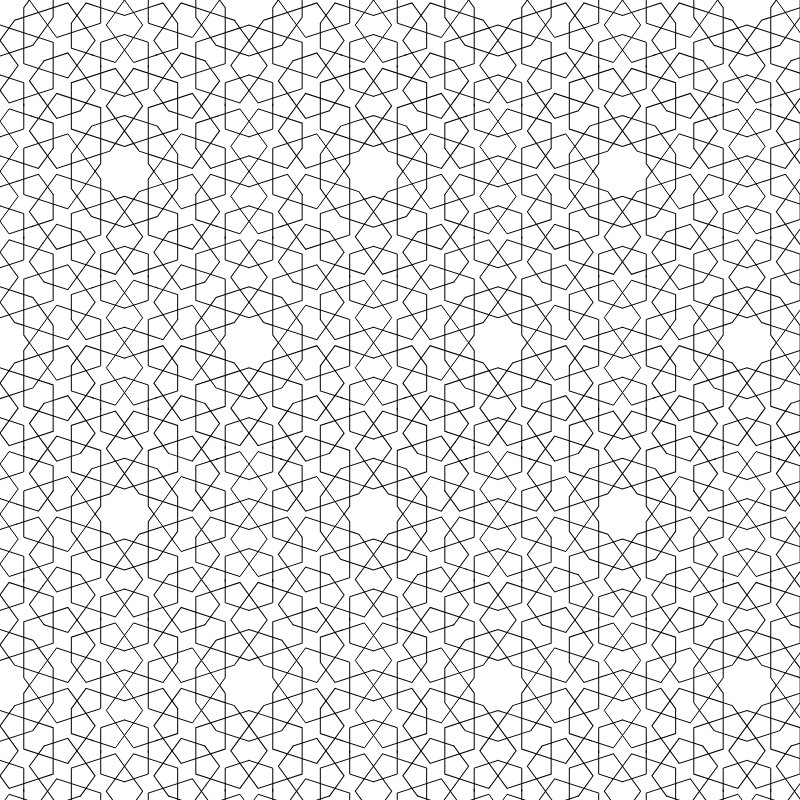
Frame 1 (no input)
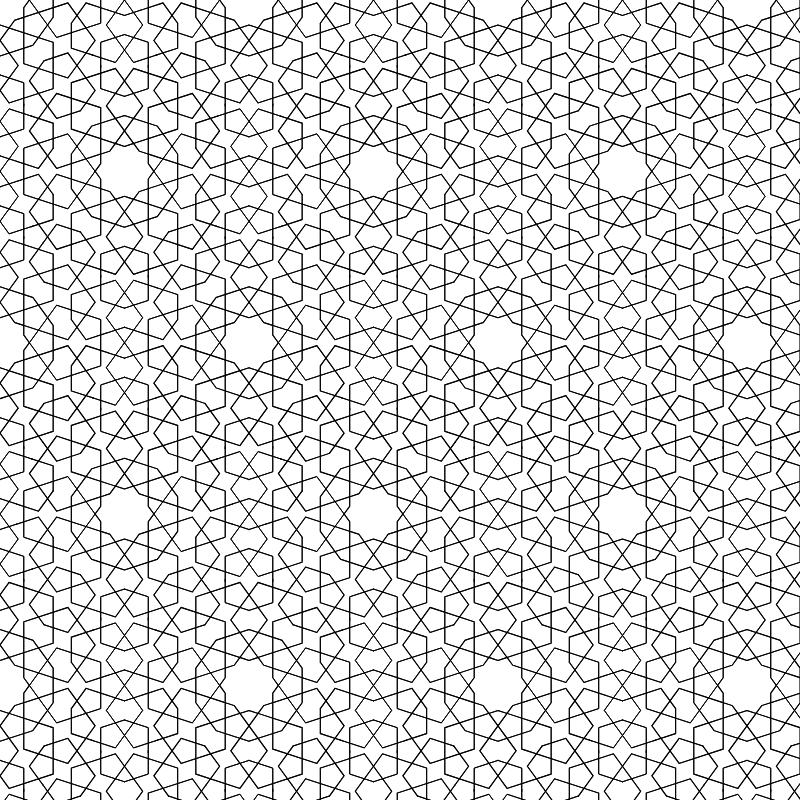
Frame 2 (the mouse pressed at the canvas centre, redrawn once)

The p5.js sketch that drew these frames (run headless with seeded random() and noise() and a simulated clock; the mouse was pressed at the canvas centre and the sketch redrawn once):

// p5.js sketch
// ── sketch.js
/*
Code written by Selcuk ARTUT 2022
Geometric Patterns with Creative Coding 
All rights reserved
*/

//Filling class
class Filling {
    constructor(a) {
        this.a = a;
    }

    display() {
        let c, d, e;
        c = (this.a * sin(18)) / sin(54);
        d = (c * sin(72)) / sin(36);
        e = ((d + d) * sin(108)) / sin(36);

        let x0,y0,x1,y1,x2,y2,x3,y3,x4,y4,x5,y5,x6,y6,x7,y7,x8,y8,x9,y9;
        x0 = 0;
        y0 = 0;
        x1 = (d + d) * cos(54);
        y1 = (d + d) * sin(54);
        x2 = 0;
        y2 = e;
        x3 = d * cos(54);
        y3 = y2 + d * sin(54);
        x4 = x3 + (d + c) * cos(18);
        y4 = y3 - (d + c) * sin(18);
        x5 = 0;
        y5 = e - d;
        x6 = (c + d) * cos(18);
        y6 = y5 + (c + d) * sin(18);
        x7 = x6;
        y7 = y6 + (c + d);
        x8 = 0;
        y8 = d;
        x9 = (c + d * 0.5) * cos(18);
        y9 = y8 - (c + d * 0.5) * sin(18);

        push();
            for (let n = -1; n < 2; n += 2) {
                push();
                    scale(1, n);
                    for (let m = -1; m < 2; m += 2) {
                        push();
                            scale(m, 1);
                            beginShape();
                            vertex(x0, -y0);
                            vertex(x1, -y1);
                            vertex(x2, -y2);
                            vertex(x3, -y3);
                            vertex(x4, -y4);
                            endShape();
                            beginShape();
                            vertex(x5, -y5);
                            vertex(x6, -y6);
                            vertex(x7, -y7);
                            endShape();
                            beginShape();
                            vertex(x8, -y8);
                            vertex(x9, -y9);
                            endShape();
                        pop();
                    }
                pop();
            }
        pop();
    }
}

//Motif class
class Motif {
    constructor(a) {
        this.a = a;
    }

    display() {

        let a = this.a;
        let b, c, d;

        b = (a * sin(108)) / sin(54);
        c = (a * sin(18)) / sin(54);
        d = (c * sin(72)) / sin(36);

        //Shape 1 - ten sided star
        let x, y;
        push();
            //orient correctly
            rotate(18);
            beginShape();
            for (let i = 0; i < 10; i++) {
                x = a * cos(36 * i);
                y = a * sin(36 * i);
                vertex(x, y);
                x = b * cos(18 + 36 * i);
                y = b * sin(18 + 36 * i);
                vertex(x, y);
            }
            endShape(CLOSE);
        pop();

        //Shape 2 - pentagon in a circular pattern
        let r = (3 * d * sin(54)) / sin(72);
        for (let i = 0; i < 10; i++) {
            push();
                rotate(36 * i);
                translate(-(b + r), 0);
                beginShape();
                for (let i = 0; i < 5; i++) {
                    x = r * cos(72 * i);
                    y = r * sin(72 * i);
                    vertex(x, y);
                }
                endShape(CLOSE);
            pop();
        }

        //Shape 3 - decagon
        push();
            rotate(18);
            beginShape();
            for (let i = 0; i < 10; i++) {
                let x0 = (2 * d + a) * cos(36 * i);
                let y0 = (2 * d + a) * sin(36 * i);
                vertex(x0, y0);
            }
            endShape(CLOSE);
        pop();

        //Shape 4 circular pattern with the u-type shape
        for (let i = 0; i < 10; i++) {
            push();
                rotate(i * 36);
                let e = (2 * d * sin(108)) / sin(36);
                let f = e + a;
                let g = d + c;
                translate(0, -f);
                let x0, y0, x1, y1, x2, y2, x3, y3;

                x0 = 0;
                y0 = 0;
                x1 = g * cos(18);
                y1 = g * sin(18);
                x2 = x1;
                y2 = y1 + 1.5 * d;

                beginShape();
                vertex(x0, -y0);
                vertex(x1, -y1);
                vertex(x2, -y2);
                endShape();
                //mirror
                push();
                    scale(-1, 1);
                    beginShape();
                    vertex(x0, -y0);
                    vertex(x1, -y1);
                    vertex(x2, -y2);
                    endShape();
                pop();
            pop();
        }
    }
}

//scale factor
let a = 25;
let b, c, d, p, q, r;

let motif = new Motif(a);
let filling = new Filling(a);

let dx, dy, doff;
let nRow;
let nCol;

function setup() {
    createCanvas(800, 800);
    angleMode(DEGREES);
    noFill();
    noLoop();

    b = (a * sin(108)) / sin(54);
    c = (a * sin(18)) / sin(54);
    d = (c * sin(72)) / sin(36);

    p = (3 * d * sin(108)) / sin(36);
    q = p * sin(72); //penta height
    r = q / 3;

    dx = 2 * (q + b + r);
    doff = dx * 0.5;

    let e = (2 * d * sin(108)) / sin(36);
    let f = (d + c) * cos(72) + 1.5 * d;
    let g = e + a + f;

    dy = 2 * g * cos(36);

    //approximate the nRow and nCol values
    nRow = 1 + ceil(height / dy);
    nCol = 1 + ceil(width / dx);
}

function draw() {
    for (let r = 0; r < nRow; r++) {
        for (let c = 0; c < nCol; c++) {
            push();
                if (r % 2 == 1) {
                    //rows 1,3,5,7
                    translate(doff, 0);
                }
                translate(dx * c, dy * r);
                motif.display();
            pop();

            push();
                if (r % 2 == 0) {
                    //columns 1,3,5,7
                    translate(doff, 0);
                }
                translate(dx * c, dy * r);
                filling.display();
            pop();
        }
    }
}
